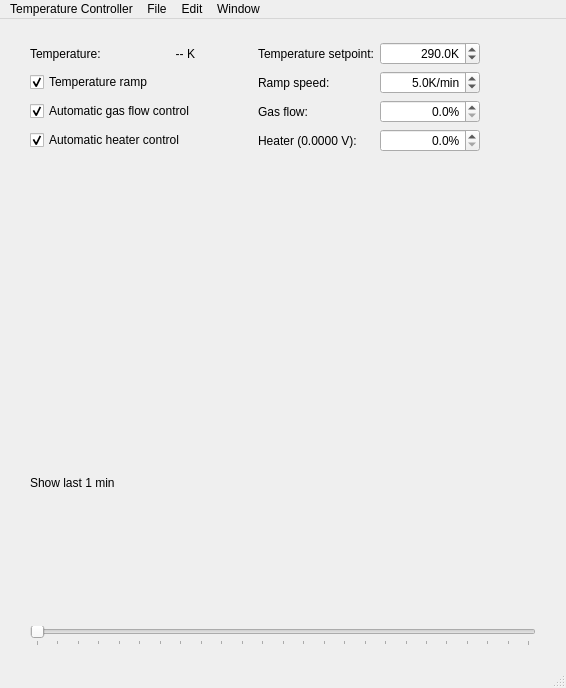
<?xml version="1.0" encoding="UTF-8"?>
<ui version="4.0">
 <class>MainWindow</class>
 <widget class="QMainWindow" name="MainWindow">
  <property name="geometry">
   <rect>
    <x>0</x>
    <y>0</y>
    <width>566</width>
    <height>688</height>
   </rect>
  </property>
  <property name="windowTitle">
   <string>MercuryiTC Monitor</string>
  </property>
  <widget class="QWidget" name="centralwidget">
   <layout class="QGridLayout" name="centralwidget_2">
    <property name="leftMargin">
     <number>0</number>
    </property>
    <property name="topMargin">
     <number>20</number>
    </property>
    <property name="rightMargin">
     <number>0</number>
    </property>
    <property name="bottomMargin">
     <number>20</number>
    </property>
    <item row="2" column="0">
     <layout class="QGridLayout" name="gridLayoutTop">
      <property name="leftMargin">
       <number>30</number>
      </property>
      <property name="rightMargin">
       <number>30</number>
      </property>
      <item row="1" column="1" colspan="2">
       <widget class="QLabel" name="t1_reading">
        <property name="minimumSize">
         <size>
          <width>60</width>
          <height>0</height>
         </size>
        </property>
        <property name="text">
         <string>-- K</string>
        </property>
        <property name="alignment">
         <set>Qt::AlignRight|Qt::AlignTrailing|Qt::AlignVCenter</set>
        </property>
       </widget>
      </item>
      <item row="4" column="0" colspan="3">
       <widget class="QCheckBox" name="h2_checkbox">
        <property name="text">
         <string>Automatic heater control</string>
        </property>
        <property name="checked">
         <bool>true</bool>
        </property>
       </widget>
      </item>
      <item row="1" column="3" rowspan="4">
       <spacer name="horizontalSpacer_1">
        <property name="orientation">
         <enum>Qt::Horizontal</enum>
        </property>
        <property name="sizeType">
         <enum>QSizePolicy::Expanding</enum>
        </property>
        <property name="sizeHint" stdset="0">
         <size>
          <width>4</width>
          <height>0</height>
         </size>
        </property>
       </spacer>
      </item>
      <item row="1" column="0">
       <widget class="QLabel" name="t1_label">
        <property name="maximumSize">
         <size>
          <width>90</width>
          <height>16777215</height>
         </size>
        </property>
        <property name="text">
         <string>Temperature:</string>
        </property>
       </widget>
      </item>
      <item row="2" column="4">
       <widget class="QLabel" name="r1_label">
        <property name="text">
         <string>Ramp speed:</string>
        </property>
       </widget>
      </item>
      <item row="0" column="0" colspan="7">
       <spacer name="verticalSpacer">
        <property name="orientation">
         <enum>Qt::Vertical</enum>
        </property>
        <property name="sizeType">
         <enum>QSizePolicy::Fixed</enum>
        </property>
        <property name="sizeHint" stdset="0">
         <size>
          <width>2</width>
          <height>3</height>
         </size>
        </property>
       </spacer>
      </item>
      <item row="3" column="5">
       <widget class="ReadingDSpinBox" name="gf1_edit">
        <property name="minimumSize">
         <size>
          <width>100</width>
          <height>0</height>
         </size>
        </property>
        <property name="alignment">
         <set>Qt::AlignRight|Qt::AlignTrailing|Qt::AlignVCenter</set>
        </property>
        <property name="suffix">
         <string>%</string>
        </property>
        <property name="decimals">
         <number>1</number>
        </property>
        <property name="minimum">
         <double>0.000000000000000</double>
        </property>
        <property name="maximum">
         <double>100.000000000000000</double>
        </property>
        <property name="value">
         <double>0.000000000000000</double>
        </property>
       </widget>
      </item>
      <item row="2" column="5">
       <widget class="ReadingDSpinBox" name="r1_edit">
        <property name="minimumSize">
         <size>
          <width>100</width>
          <height>0</height>
         </size>
        </property>
        <property name="alignment">
         <set>Qt::AlignRight|Qt::AlignTrailing|Qt::AlignVCenter</set>
        </property>
        <property name="suffix">
         <string>K/min</string>
        </property>
        <property name="decimals">
         <number>1</number>
        </property>
        <property name="minimum">
         <double>0.000000000000000</double>
        </property>
        <property name="maximum">
         <double>20.000000000000000</double>
        </property>
        <property name="value">
         <double>5.000000000000000</double>
        </property>
       </widget>
      </item>
      <item row="3" column="0" colspan="3">
       <widget class="QCheckBox" name="gf2_checkbox">
        <property name="text">
         <string>Automatic gas flow control</string>
        </property>
        <property name="checked">
         <bool>true</bool>
        </property>
       </widget>
      </item>
      <item row="5" column="0" colspan="7">
       <widget class="QLabel" name="alarm_label">
        <property name="minimumSize">
         <size>
          <width>0</width>
          <height>25</height>
         </size>
        </property>
        <property name="styleSheet">
         <string notr="true">color: red</string>
        </property>
        <property name="text">
         <string/>
        </property>
        <property name="alignment">
         <set>Qt::AlignBottom|Qt::AlignLeading|Qt::AlignLeft</set>
        </property>
       </widget>
      </item>
      <item row="1" column="4">
       <widget class="QLabel" name="t2_label">
        <property name="text">
         <string>Temperature setpoint:</string>
        </property>
       </widget>
      </item>
      <item row="4" column="4">
       <widget class="QLabel" name="h1_label">
        <property name="text">
         <string>Heater (0.0000 V):</string>
        </property>
       </widget>
      </item>
      <item row="3" column="4">
       <widget class="QLabel" name="gf1_label">
        <property name="text">
         <string>Gas flow:</string>
        </property>
       </widget>
      </item>
      <item row="1" column="6" rowspan="4">
       <spacer name="horizontalSpacer_2">
        <property name="orientation">
         <enum>Qt::Horizontal</enum>
        </property>
        <property name="sizeType">
         <enum>QSizePolicy::Expanding</enum>
        </property>
        <property name="sizeHint" stdset="0">
         <size>
          <width>0</width>
          <height>0</height>
         </size>
        </property>
       </spacer>
      </item>
      <item row="4" column="5">
       <widget class="ReadingDSpinBox" name="h1_edit">
        <property name="minimumSize">
         <size>
          <width>100</width>
          <height>0</height>
         </size>
        </property>
        <property name="alignment">
         <set>Qt::AlignRight|Qt::AlignTrailing|Qt::AlignVCenter</set>
        </property>
        <property name="suffix">
         <string>%</string>
        </property>
        <property name="decimals">
         <number>1</number>
        </property>
        <property name="minimum">
         <double>0.000000000000000</double>
        </property>
        <property name="maximum">
         <double>100.000000000000000</double>
        </property>
        <property name="value">
         <double>0.000000000000000</double>
        </property>
       </widget>
      </item>
      <item row="1" column="5">
       <widget class="ReadingDSpinBox" name="t2_edit">
        <property name="minimumSize">
         <size>
          <width>100</width>
          <height>0</height>
         </size>
        </property>
        <property name="alignment">
         <set>Qt::AlignRight|Qt::AlignTrailing|Qt::AlignVCenter</set>
        </property>
        <property name="suffix">
         <string>K</string>
        </property>
        <property name="decimals">
         <number>1</number>
        </property>
        <property name="minimum">
         <double>4.000000000000000</double>
        </property>
        <property name="maximum">
         <double>300.000000000000000</double>
        </property>
        <property name="value">
         <double>290.000000000000000</double>
        </property>
       </widget>
      </item>
      <item row="2" column="0" colspan="3">
       <widget class="QCheckBox" name="r2_checkbox">
        <property name="text">
         <string>Temperature ramp</string>
        </property>
        <property name="checked">
         <bool>true</bool>
        </property>
       </widget>
      </item>
     </layout>
    </item>
    <item row="3" column="0">
     <layout class="QGridLayout" name="gridLayoutCanvas">
      <property name="spacing">
       <number>0</number>
      </property>
     </layout>
    </item>
    <item row="4" column="0">
     <layout class="QGridLayout" name="gridLayoutBottom">
      <property name="leftMargin">
       <number>30</number>
      </property>
      <property name="rightMargin">
       <number>30</number>
      </property>
      <item row="1" column="0">
       <widget class="QSlider" name="horizontalSlider">
        <property name="sizePolicy">
         <sizepolicy hsizetype="Expanding" vsizetype="Fixed">
          <horstretch>0</horstretch>
          <verstretch>0</verstretch>
         </sizepolicy>
        </property>
        <property name="minimum">
         <number>1</number>
        </property>
        <property name="maximum">
         <number>1440</number>
        </property>
        <property name="orientation">
         <enum>Qt::Horizontal</enum>
        </property>
        <property name="tickPosition">
         <enum>QSlider::TicksBelow</enum>
        </property>
        <property name="tickInterval">
         <number>60</number>
        </property>
       </widget>
      </item>
      <item row="0" column="0">
       <widget class="QLabel" name="timeLabel">
        <property name="text">
         <string>Show last 1 min</string>
        </property>
       </widget>
      </item>
     </layout>
    </item>
   </layout>
  </widget>
  <widget class="QMenuBar" name="menubar">
   <property name="geometry">
    <rect>
     <x>0</x>
     <y>0</y>
     <width>566</width>
     <height>24</height>
    </rect>
   </property>
   <widget class="QMenu" name="menu_TemperatureController">
    <property name="title">
     <string>Temperature Controller</string>
    </property>
    <addaction name="connectAction"/>
    <addaction name="disconnectAction"/>
    <addaction name="updateAddressAction"/>
    <addaction name="separator"/>
    <addaction name="exitAction"/>
   </widget>
   <widget class="QMenu" name="menu_File">
    <property name="title">
     <string>File</string>
    </property>
    <addaction name="showLogAction"/>
   </widget>
   <widget class="QMenu" name="menu_Edit">
    <property name="title">
     <string>Edit</string>
    </property>
   </widget>
   <widget class="QMenu" name="menuWindow">
    <property name="title">
     <string>Window</string>
    </property>
    <addaction name="actionMinimize"/>
    <addaction name="actionZoom"/>
   </widget>
   <addaction name="menu_TemperatureController"/>
   <addaction name="menu_File"/>
   <addaction name="menu_Edit"/>
   <addaction name="menuWindow"/>
  </widget>
  <widget class="QStatusBar" name="statusbar">
   <property name="styleSheet">
    <string notr="true">QStatusBar{background:transparent};
QStatusBar::item {border: 0px solid black };</string>
   </property>
  </widget>
  <action name="exitAction">
   <property name="text">
    <string>&amp;Quit</string>
   </property>
   <property name="shortcut">
    <string notr="true"/>
   </property>
   <property name="menuRole">
    <enum>QAction::NoRole</enum>
   </property>
  </action>
  <action name="sensorAction">
   <property name="text">
    <string>&amp;Temperature Sensors</string>
   </property>
  </action>
  <action name="readingsAction">
   <property name="text">
    <string>Readings Overview...</string>
   </property>
  </action>
  <action name="connectAction">
   <property name="text">
    <string>&amp;Connect</string>
   </property>
  </action>
  <action name="disconnectAction">
   <property name="text">
    <string>&amp;Disconnect</string>
   </property>
  </action>
  <action name="updateAddressAction">
   <property name="text">
    <string>&amp;Connection Settings...</string>
   </property>
  </action>
  <action name="showLogAction">
   <property name="text">
    <string> Show Log Files...</string>
   </property>
  </action>
  <action name="actionMinimize">
   <property name="text">
    <string>Minimize</string>
   </property>
   <property name="shortcut">
    <string>Ctrl+M</string>
   </property>
  </action>
  <action name="actionZoom">
   <property name="text">
    <string>Zoom</string>
   </property>
   <property name="shortcut">
    <string>Meta+Ctrl+Z</string>
   </property>
  </action>
  <action name="modulesAction">
   <property name="text">
    <string>Assign modules...</string>
   </property>
  </action>
 </widget>
 <customwidgets>
  <customwidget>
   <class>ReadingDSpinBox</class>
   <extends>QDoubleSpinBox</extends>
   <header>mercurygui.pyqt_labutils.scientific_spinbox.h</header>
  </customwidget>
 </customwidgets>
 <tabstops>
  <tabstop>r2_checkbox</tabstop>
  <tabstop>gf2_checkbox</tabstop>
  <tabstop>h2_checkbox</tabstop>
 </tabstops>
 <resources/>
 <connections>
  <connection>
   <sender>actionMinimize</sender>
   <signal>triggered()</signal>
   <receiver>MainWindow</receiver>
   <slot>showMinimized()</slot>
   <hints>
    <hint type="sourcelabel">
     <x>-1</x>
     <y>-1</y>
    </hint>
    <hint type="destinationlabel">
     <x>274</x>
     <y>319</y>
    </hint>
   </hints>
  </connection>
  <connection>
   <sender>actionZoom</sender>
   <signal>triggered()</signal>
   <receiver>MainWindow</receiver>
   <slot>showMaximized()</slot>
   <hints>
    <hint type="sourcelabel">
     <x>-1</x>
     <y>-1</y>
    </hint>
    <hint type="destinationlabel">
     <x>274</x>
     <y>319</y>
    </hint>
   </hints>
  </connection>
 </connections>
</ui>
